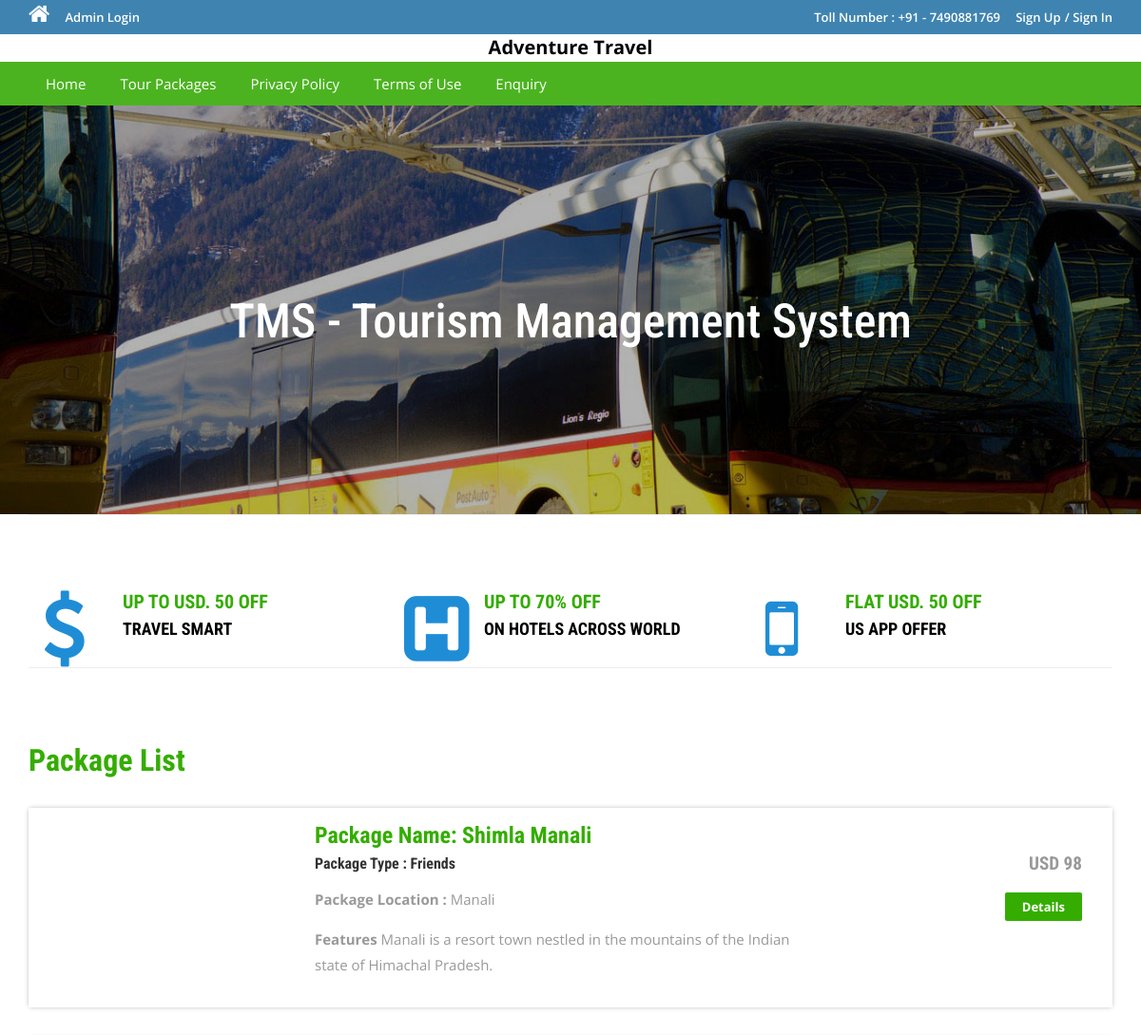
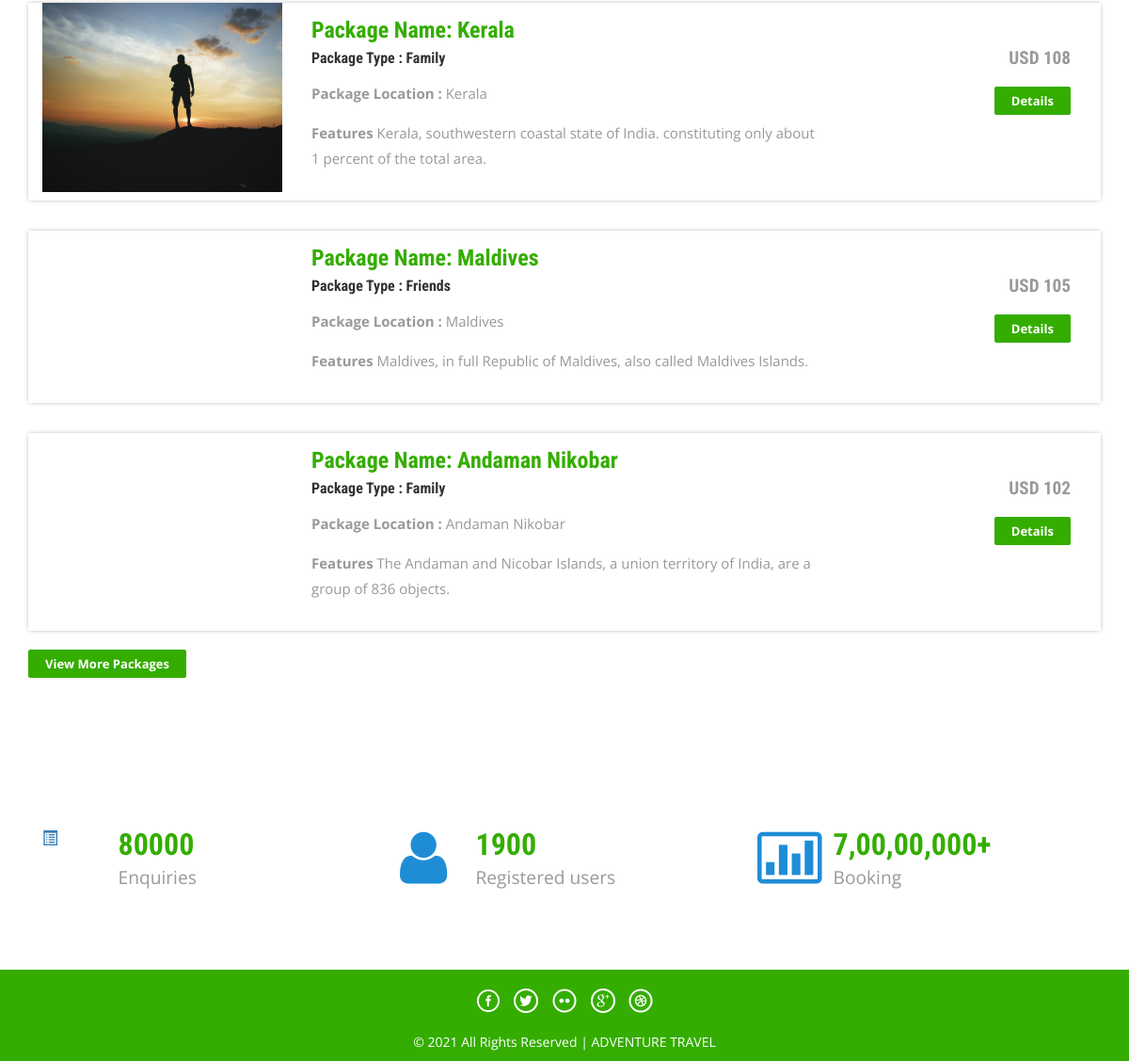
The page / on the database its author committed (2 pictures, top to bottom).
### tables this page shows
CREATE TABLE `tbltourpackages` (
  `PackageId` int(11) NOT NULL,
  `PackageName` varchar(200) DEFAULT NULL,
  `PackageType` varchar(150) DEFAULT NULL,
  `PackageLocation` varchar(100) DEFAULT NULL,
  `PackagePrice` int(11) DEFAULT NULL,
  `PackageFetures` varchar(255) DEFAULT NULL,
  `PackageDetails` mediumtext DEFAULT NULL,
  `PackageImage` varchar(100) DEFAULT NULL,
  `Creationdate` timestamp NULL DEFAULT current_timestamp(),
  `UpdationDate` timestamp NULL DEFAULT NULL ON UPDATE current_timestamp()
);

### index.php (the view, shortened to what this page needs)
<?php
include('includes/config.php');
?>
<!DOCTYPE HTML>
<html>
<head>
<link href="css/bootstrap.css" rel='stylesheet' type='text/css' />
<link href="css/style.css" rel='stylesheet' type='text/css' />
<link href="css/font-awesome.css" rel="stylesheet">
<link href="css/animate.css" rel="stylesheet" type="text/css" media="all">
</head>
<body>
<?php include('includes/header.php');?>
<div class="banner">
	<div class="container">
		<h1 class="wow zoomIn animated animated" data-wow-delay=".5s" style="visibility: visible; animation-delay: 0.5s; animation-name: zoomIn;"> TMS - Tourism Management System</h1>
	</div>
</div>
<div class="container">
	<div class="rupes">
		<div class="col-md-4 rupes-left wow fadeInDown animated animated" data-wow-delay=".5s" style="visibility: visible; animation-delay: 0.5s; animation-name: fadeInDown;">
			<div class="rup-left">
				<a href="offers.html"><i class="fa fa-usd"></i></a>
			</div>
			<div class="rup-rgt">
				<h3>UP TO USD. 50 OFF</h3>
				<h4><a href="offers.html">TRAVEL SMART</a></h4>
			</div>
				<div class="clearfix"></div>
		</div>
		<div class="col-md-4 rupes-left wow fadeInDown animated animated" data-wow-delay=".5s" style="visibility: visible; animation-delay: 0.5s; animation-name: fadeInDown;">
			<div class="rup-left">
				<a href="offers.html"><i class="fa fa-h-square"></i></a>
			</div>
			<div class="rup-rgt">
				<h3>UP TO 70% OFF</h3>
				<h4><a href="offers.html">ON HOTELS ACROSS WORLD</a></h4>
			</div>
				<div class="clearfix"></div>
		</div>
		<div class="col-md-4 rupes-left wow fadeInDown animated animated" data-wow-delay=".5s" style="visibility: visible; animation-delay: 0.5s; animation-name: fadeInDown;">
			<div class="rup-left">
				<a href="offers.html"><i class="fa fa-mobile"></i></a>
			</div>
			<div class="rup-rgt">
				<h3>FLAT USD. 50 OFF</h3>
				<h4><a href="offers.html">US APP OFFER</a></h4>
			</div>
				<div class="clearfix"></div>
		</div>
	</div>
</div>
<div class="container">
	<div class="holiday">
	<h3>Package List</h3>
<?php $sql = "SELECT * from tbltourpackages order by rand() limit 4";
$query = $dbh->prepare($sql);
$query->execute();
$results=$query->fetchAll(PDO::FETCH_OBJ);
if($query->rowCount() > 0)
{
foreach($results as $result)
{	?>
			<div class="rom-btm">
				<div class="col-md-3 room-left wow fadeInLeft animated" data-wow-delay=".5s">
					<img src="admin/pacakgeimages/<?php echo htmlentities($result->PackageImage);?>" class="img-responsive" alt="">
				</div>
				<div class="col-md-6 room-midle wow fadeInUp animated" data-wow-delay=".5s">
					<h4>Package Name: <?php echo htmlentities($result->PackageName);?></h4>
					<h6>Package Type : <?php echo htmlentities($result->PackageType);?></h6>
					<p><b>Package Location :</b> <?php echo htmlentities($result->PackageLocation);?></p>
					<p><b>Features</b> <?php echo htmlentities($result->PackageFetures);?></p>
				</div>
				<div class="col-md-3 room-right wow fadeInRight animated" data-wow-delay=".5s">
					<h5>USD <?php echo htmlentities($result->PackagePrice);?></h5>
					<a href="package-details.php?pkgid=<?php echo htmlentities($result->PackageId);?>" class="view">Details</a>
				</div>
				<div class="clearfix"></div>
			</div>
<?php }} ?>
<div><a href="package-list.php" class="view">View More Packages</a></div>
</div>
	</div>
<div class="routes">
	<div class="container">
		<div class="col-md-4 routes-left wow fadeInRight animated" data-wow-delay=".5s">
			<div class="rou-left">
				<a href="#"><i class="glyphicon glyphicon-list-alt"></i></a>
			</div>
			<div class="rou-rgt wow fadeInDown animated" data-wow-delay=".5s">
				<h3>80000</h3>
				<p>Enquiries</p>
			</div>
				<div class="clearfix"></div>
		</div>
		<div class="col-md-4 routes-left">
			<div class="rou-left">
				<a href="#"><i class="fa fa-user"></i></a>
			</div>
			<div class="rou-rgt">
				<h3>1900</h3>
				<p>Registered users</p>
			</div>
				<div class="clearfix"></div>
		</div>
		<div class="col-md-4 routes-left wow fadeInRight animated" data-wow-delay=".5s">
			<div class="rou-left">
				<a href="#"><i class="fa fa-ticket"></i></a>
			</div>
			<div class="rou-rgt">
				<h3>7,00,00,000+</h3>
				<p>Booking</p>
			</div>
				<div class="clearfix"></div>
		</div>
		<div class="clearfix"></div>
	</div>
</div>
<?php include('includes/footer.php');?>
</body>
</html>

### css/style.css (style rules this page uses)
html, body { font-size: 100%; background: #fff; font-family: 'Open Sans', sans-serif; }
body a,.grid_1,plan_1,plan_1.one,plan_1.two,i.icon1, i.icon2, i.icon3, i.icon4, i.icon5, i.icon6 { transition:0.5s all; -webkit-transition:0.5s all; -moz-transition:0.5s all; -o-transition:0.5s all; -ms-transition:0.5s all; }
h1,h2,h3,h4,h5,h6 { margin:0; font-family: 'Roboto Condensed', sans-serif; }
p { margin:0; }
.banner { background: url(../images/3.jpg)no-repeat; background-size: cover; -webkit-background-size: cover; -o-background-size: cover; -ms-background-size: cover; -moz-background-size: cover; min-height: 430px; }
.banner h1 { font-size: 50px; margin-bottom: 40px; padding: 4em 0 0; text-align: center; color: #ffffff; }
.rup-left { float: left; width: 24%; }
.rup-rgt { float: left; width: 76%; }
.rupes { padding: 5em 0; border-top: 1px solid rgba(236, 236, 236, 0.9); border-bottom: 1px solid rgba(236, 236, 236, 0.9); }
i.fa.fa-usd { font-size: 5em; color: #1f8dd6; }
i.fa.fa-h-square { font-size: 5em; color: #1f8dd6; }
i.fa.fa-mobile { font-size:5em; color: #1f8dd6; }
.rupes h3 { font-size: 20px; color: #34ad00; font-weight: 700; }
.rupes h4 { font-size: 18px; margin: 8px 0; font-weight: 700; }
.rupes h4 a { color: #000000; }
.rup-left a { display: inline-block; }
.routes { padding: 5em 0; }
.rou-left { float: left; width: 23%; }
.rou-rgt { float: left; width: 70%; }
i.fa.fa-truck,i.fa.fa-user,i.fa.fa-ticket { font-size: 4em; color:#1f8dd6; }
.routes h3 { font-size: 2em; font-weight: 700; color: #34ad00; }
.routes p { font-size: 1.2em; color: #999; line-height: 1.8em; }
.holiday { padding: 5em 0; }
.holiday h3 { font-size: 2em; font-weight: 700; color: #34ad00; }
.holiday p { font-size: 1.2em; line-height: 1.8em; margin: 1em 0; color: #999; }
a.view { padding: 6px 18px; font-weight: 700; color: #fff; background-color: #34ad00; border: 0; font-size: 13px; border-radius: 2px; -webkit-transition: all .2s; -moz-transition: all .2s; transition: all .2s; margin-top: 20px; display: inline-block; }
.rom-btm { margin-top: 2em; box-shadow: 0px 0px 5px -1px rgba(0, 0, 0, 0.37); }
.rom-btm h4 { font-size: 1.5em; font-weight: 700; color: #34ad00; }
.rom-btm p { font-size: 15px; color: #999; }
.rom-btm h6 { font-size: 1em; font-weight: 700; margin: 0.5em 0; }
.room-right { text-align: right; padding: 3em 2em; }
.room-midle { padding: 1em; }
.rom-btm h5 { font-size: 1.2em; font-weight: 700; color: #999; }
.glyphicon { position: relative; top: 1px; display: inline-block; font-family: 'Glyphicons Halflings'; font-style: normal; font-weight: normal; line-height: 1; -webkit-font-smoothing: antialiased; -moz-osx-font-smoothing: grayscale; }

### rows shown on the page
tbltourpackages: PackageName "Shimla Manali", PackageType "Friends", PackageLocation "Manali", PackageFetures "Manali is a resort town nestled in the mountains of the Indian state of Himachal Pradesh.", PackagePrice "98"
tbltourpackages: PackageImage (picture), PackageName "Kerala", PackageType "Family", PackageLocation "Kerala", PackageFetures "Kerala, southwestern coastal state of India. constituting only about 1 percent of the total area.", PackagePrice "108"
tbltourpackages: PackageName "Maldives", PackageType "Friends", PackageLocation "Maldives", PackageFetures "Maldives, in full Republic of Maldives, also called Maldives Islands.", PackagePrice "105"
tbltourpackages: PackageName "Andaman Nikobar", PackageType "Family", PackageLocation "Andaman Nikobar", PackageFetures "The Andaman and Nicobar Islands, a union territory of India, are a group of 836 objects.", PackagePrice "102"
